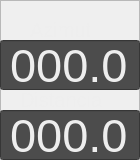
       <widget class="QFrame" name="frame">
        <property name="geometry">
         <rect>
          <x>603</x>
          <y>260</y>
          <width>140</width>
          <height>160</height>
         </rect>
        </property>
        <property name="frameShape">
         <enum>QFrame::StyledPanel</enum>
        </property>
        <property name="frameShadow">
         <enum>QFrame::Raised</enum>
        </property>
        <widget class="QLabel" name="label_71">
         <property name="geometry">
          <rect>
           <x>30</x>
           <y>20</y>
           <width>60</width>
           <height>20</height>
          </rect>
         </property>
         <property name="sizePolicy">
          <sizepolicy hsizetype="Preferred" vsizetype="Preferred">
           <horstretch>0</horstretch>
           <verstretch>0</verstretch>
          </sizepolicy>
         </property>
         <property name="palette">
          <palette>
           <active>
            <colorrole role="WindowText">
             <brush brushstyle="SolidPattern">
              <color alpha="255">
               <red>238</red>
               <green>238</green>
               <blue>238</blue>
              </color>
             </brush>
            </colorrole>
            <colorrole role="Button">
             <brush brushstyle="SolidPattern">
              <color alpha="255">
               <red>76</red>
               <green>76</green>
               <blue>76</blue>
              </color>
             </brush>
            </colorrole>
            <colorrole role="Base">
             <brush brushstyle="SolidPattern">
              <color alpha="255">
               <red>76</red>
               <green>76</green>
               <blue>76</blue>
              </color>
             </brush>
            </colorrole>
            <colorrole role="Window">
             <brush brushstyle="SolidPattern">
              <color alpha="255">
               <red>76</red>
               <green>76</green>
               <blue>76</blue>
              </color>
             </brush>
            </colorrole>
           </active>
           <inactive>
            <colorrole role="WindowText">
             <brush brushstyle="SolidPattern">
              <color alpha="255">
               <red>238</red>
               <green>238</green>
               <blue>238</blue>
              </color>
             </brush>
            </colorrole>
            <colorrole role="Button">
             <brush brushstyle="SolidPattern">
              <color alpha="255">
               <red>76</red>
               <green>76</green>
               <blue>76</blue>
              </color>
             </brush>
            </colorrole>
            <colorrole role="Base">
             <brush brushstyle="SolidPattern">
              <color alpha="255">
               <red>76</red>
               <green>76</green>
               <blue>76</blue>
              </color>
             </brush>
            </colorrole>
            <colorrole role="Window">
             <brush brushstyle="SolidPattern">
              <color alpha="255">
               <red>76</red>
               <green>76</green>
               <blue>76</blue>
              </color>
             </brush>
            </colorrole>
           </inactive>
           <disabled>
            <colorrole role="WindowText">
             <brush brushstyle="SolidPattern">
              <color alpha="255">
               <red>120</red>
               <green>120</green>
               <blue>120</blue>
              </color>
             </brush>
            </colorrole>
            <colorrole role="Button">
             <brush brushstyle="SolidPattern">
              <color alpha="255">
               <red>76</red>
               <green>76</green>
               <blue>76</blue>
              </color>
             </brush>
            </colorrole>
            <colorrole role="Base">
             <brush brushstyle="SolidPattern">
              <color alpha="255">
               <red>76</red>
               <green>76</green>
               <blue>76</blue>
              </color>
             </brush>
            </colorrole>
            <colorrole role="Window">
             <brush brushstyle="SolidPattern">
              <color alpha="255">
               <red>76</red>
               <green>76</green>
               <blue>76</blue>
              </color>
             </brush>
            </colorrole>
           </disabled>
          </palette>
         </property>
         <property name="font">
          <font>
           <pointsize>15</pointsize>
          </font>
         </property>
         <property name="text">
          <string>Azimut</string>
         </property>
        </widget>
        <widget class="QLineEdit" name="azimutEdit">
         <property name="geometry">
          <rect>
           <x>0</x>
           <y>40</y>
           <width>140</width>
           <height>50</height>
          </rect>
         </property>
         <property name="palette">
          <palette>
           <active>
            <colorrole role="Button">
             <brush brushstyle="SolidPattern">
              <color alpha="255">
               <red>76</red>
               <green>76</green>
               <blue>76</blue>
              </color>
             </brush>
            </colorrole>
            <colorrole role="Text">
             <brush brushstyle="SolidPattern">
              <color alpha="255">
               <red>238</red>
               <green>238</green>
               <blue>238</blue>
              </color>
             </brush>
            </colorrole>
            <colorrole role="Base">
             <brush brushstyle="SolidPattern">
              <color alpha="255">
               <red>76</red>
               <green>76</green>
               <blue>76</blue>
              </color>
             </brush>
            </colorrole>
            <colorrole role="Window">
             <brush brushstyle="SolidPattern">
              <color alpha="255">
               <red>76</red>
               <green>76</green>
               <blue>76</blue>
              </color>
             </brush>
            </colorrole>
           </active>
           <inactive>
            <colorrole role="Button">
             <brush brushstyle="SolidPattern">
              <color alpha="255">
               <red>76</red>
               <green>76</green>
               <blue>76</blue>
              </color>
             </brush>
            </colorrole>
            <colorrole role="Text">
             <brush brushstyle="SolidPattern">
              <color alpha="255">
               <red>238</red>
               <green>238</green>
               <blue>238</blue>
              </color>
             </brush>
            </colorrole>
            <colorrole role="Base">
             <brush brushstyle="SolidPattern">
              <color alpha="255">
               <red>76</red>
               <green>76</green>
               <blue>76</blue>
              </color>
             </brush>
            </colorrole>
            <colorrole role="Window">
             <brush brushstyle="SolidPattern">
              <color alpha="255">
               <red>76</red>
               <green>76</green>
               <blue>76</blue>
              </color>
             </brush>
            </colorrole>
           </inactive>
           <disabled>
            <colorrole role="Button">
             <brush brushstyle="SolidPattern">
              <color alpha="255">
               <red>76</red>
               <green>76</green>
               <blue>76</blue>
              </color>
             </brush>
            </colorrole>
            <colorrole role="Text">
             <brush brushstyle="SolidPattern">
              <color alpha="255">
               <red>120</red>
               <green>120</green>
               <blue>120</blue>
              </color>
             </brush>
            </colorrole>
            <colorrole role="Base">
             <brush brushstyle="SolidPattern">
              <color alpha="255">
               <red>76</red>
               <green>76</green>
               <blue>76</blue>
              </color>
             </brush>
            </colorrole>
            <colorrole role="Window">
             <brush brushstyle="SolidPattern">
              <color alpha="255">
               <red>76</red>
               <green>76</green>
               <blue>76</blue>
              </color>
             </brush>
            </colorrole>
           </disabled>
          </palette>
         </property>
         <property name="font">
          <font>
           <family>MS UI Gothic</family>
           <pointsize>35</pointsize>
          </font>
         </property>
         <property name="focusPolicy">
          <enum>Qt::NoFocus</enum>
         </property>
         <property name="locale">
          <locale language="English" country="UnitedStates"/>
         </property>
         <property name="inputMask">
          <string/>
         </property>
         <property name="text">
          <string>000.0</string>
         </property>
         <property name="maxLength">
          <number>5</number>
         </property>
         <property name="echoMode">
          <enum>QLineEdit::Normal</enum>
         </property>
         <property name="cursorPosition">
          <number>5</number>
         </property>
         <property name="alignment">
          <set>Qt::AlignCenter</set>
         </property>
        </widget>
        <widget class="QLabel" name="label_70">
         <property name="geometry">
          <rect>
           <x>20</x>
           <y>90</y>
           <width>85</width>
           <height>20</height>
          </rect>
         </property>
         <property name="sizePolicy">
          <sizepolicy hsizetype="Preferred" vsizetype="Preferred">
           <horstretch>0</horstretch>
           <verstretch>0</verstretch>
          </sizepolicy>
         </property>
         <property name="palette">
          <palette>
           <active>
            <colorrole role="WindowText">
             <brush brushstyle="SolidPattern">
              <color alpha="255">
               <red>238</red>
               <green>238</green>
               <blue>238</blue>
              </color>
             </brush>
            </colorrole>
            <colorrole role="Button">
             <brush brushstyle="SolidPattern">
              <color alpha="255">
               <red>76</red>
               <green>76</green>
               <blue>76</blue>
              </color>
             </brush>
            </colorrole>
            <colorrole role="Base">
             <brush brushstyle="SolidPattern">
              <color alpha="255">
               <red>76</red>
               <green>76</green>
               <blue>76</blue>
              </color>
             </brush>
            </colorrole>
            <colorrole role="Window">
             <brush brushstyle="SolidPattern">
              <color alpha="255">
               <red>76</red>
               <green>76</green>
               <blue>76</blue>
              </color>
             </brush>
            </colorrole>
           </active>
           <inactive>
            <colorrole role="WindowText">
             <brush brushstyle="SolidPattern">
              <color alpha="255">
               <red>238</red>
               <green>238</green>
               <blue>238</blue>
              </color>
             </brush>
            </colorrole>
            <colorrole role="Button">
             <brush brushstyle="SolidPattern">
              <color alpha="255">
               <red>76</red>
               <green>76</green>
               <blue>76</blue>
              </color>
             </brush>
            </colorrole>
            <colorrole role="Base">
             <brush brushstyle="SolidPattern">
              <color alpha="255">
               <red>76</red>
               <green>76</green>
               <blue>76</blue>
              </color>
             </brush>
            </colorrole>
            <colorrole role="Window">
             <brush brushstyle="SolidPattern">
              <color alpha="255">
               <red>76</red>
               <green>76</green>
               <blue>76</blue>
              </color>
             </brush>
            </colorrole>
           </inactive>
           <disabled>
            <colorrole role="WindowText">
             <brush brushstyle="SolidPattern">
              <color alpha="255">
               <red>120</red>
               <green>120</green>
               <blue>120</blue>
              </color>
             </brush>
            </colorrole>
            <colorrole role="Button">
             <brush brushstyle="SolidPattern">
              <color alpha="255">
               <red>76</red>
               <green>76</green>
               <blue>76</blue>
              </color>
             </brush>
            </colorrole>
            <colorrole role="Base">
             <brush brushstyle="SolidPattern">
              <color alpha="255">
               <red>76</red>
               <green>76</green>
               <blue>76</blue>
              </color>
             </brush>
            </colorrole>
            <colorrole role="Window">
             <brush brushstyle="SolidPattern">
              <color alpha="255">
               <red>76</red>
               <green>76</green>
               <blue>76</blue>
              </color>
             </brush>
            </colorrole>
           </disabled>
          </palette>
         </property>
         <property name="font">
          <font>
           <pointsize>15</pointsize>
          </font>
         </property>
         <property name="contextMenuPolicy">
          <enum>Qt::DefaultContextMenu</enum>
         </property>
         <property name="text">
          <string>Distancia</string>
         </property>
        </widget>
        <widget class="QLineEdit" name="distanciaEdit">
         <property name="geometry">
          <rect>
           <x>0</x>
           <y>110</y>
           <width>140</width>
           <height>50</height>
          </rect>
         </property>
         <property name="palette">
          <palette>
           <active>
            <colorrole role="Button">
             <brush brushstyle="SolidPattern">
              <color alpha="255">
               <red>76</red>
               <green>76</green>
               <blue>76</blue>
              </color>
             </brush>
            </colorrole>
            <colorrole role="Text">
             <brush brushstyle="SolidPattern">
              <color alpha="255">
               <red>238</red>
               <green>238</green>
               <blue>238</blue>
              </color>
             </brush>
            </colorrole>
            <colorrole role="Base">
             <brush brushstyle="SolidPattern">
              <color alpha="255">
               <red>76</red>
               <green>76</green>
               <blue>76</blue>
              </color>
             </brush>
            </colorrole>
            <colorrole role="Window">
             <brush brushstyle="SolidPattern">
              <color alpha="255">
               <red>76</red>
               <green>76</green>
               <blue>76</blue>
              </color>
             </brush>
            </colorrole>
           </active>
           <inactive>
            <colorrole role="Button">
             <brush brushstyle="SolidPattern">
              <color alpha="255">
               <red>76</red>
               <green>76</green>
               <blue>76</blue>
              </color>
             </brush>
            </colorrole>
            <colorrole role="Text">
             <brush brushstyle="SolidPattern">
              <color alpha="255">
               <red>238</red>
               <green>238</green>
               <blue>238</blue>
              </color>
             </brush>
            </colorrole>
            <colorrole role="Base">
             <brush brushstyle="SolidPattern">
              <color alpha="255">
               <red>76</red>
               <green>76</green>
               <blue>76</blue>
              </color>
             </brush>
            </colorrole>
            <colorrole role="Window">
             <brush brushstyle="SolidPattern">
              <color alpha="255">
               <red>76</red>
               <green>76</green>
               <blue>76</blue>
              </color>
             </brush>
            </colorrole>
           </inactive>
           <disabled>
            <colorrole role="Button">
             <brush brushstyle="SolidPattern">
              <color alpha="255">
               <red>76</red>
               <green>76</green>
               <blue>76</blue>
              </color>
             </brush>
            </colorrole>
            <colorrole role="Text">
             <brush brushstyle="SolidPattern">
              <color alpha="255">
               <red>120</red>
               <green>120</green>
               <blue>120</blue>
              </color>
             </brush>
            </colorrole>
            <colorrole role="Base">
             <brush brushstyle="SolidPattern">
              <color alpha="255">
               <red>76</red>
               <green>76</green>
               <blue>76</blue>
              </color>
             </brush>
            </colorrole>
            <colorrole role="Window">
             <brush brushstyle="SolidPattern">
              <color alpha="255">
               <red>76</red>
               <green>76</green>
               <blue>76</blue>
              </color>
             </brush>
            </colorrole>
           </disabled>
          </palette>
         </property>
         <property name="font">
          <font>
           <family>MS UI Gothic</family>
           <pointsize>35</pointsize>
          </font>
         </property>
         <property name="focusPolicy">
          <enum>Qt::NoFocus</enum>
         </property>
         <property name="locale">
          <locale language="English" country="UnitedStates"/>
         </property>
         <property name="inputMask">
          <string/>
         </property>
         <property name="text">
          <string>000.0</string>
         </property>
         <property name="maxLength">
          <number>5</number>
         </property>
         <property name="echoMode">
          <enum>QLineEdit::Normal</enum>
         </property>
         <property name="cursorPosition">
          <number>5</number>
         </property>
         <property name="alignment">
          <set>Qt::AlignCenter</set>
         </property>
        </widget>
       </widget>
